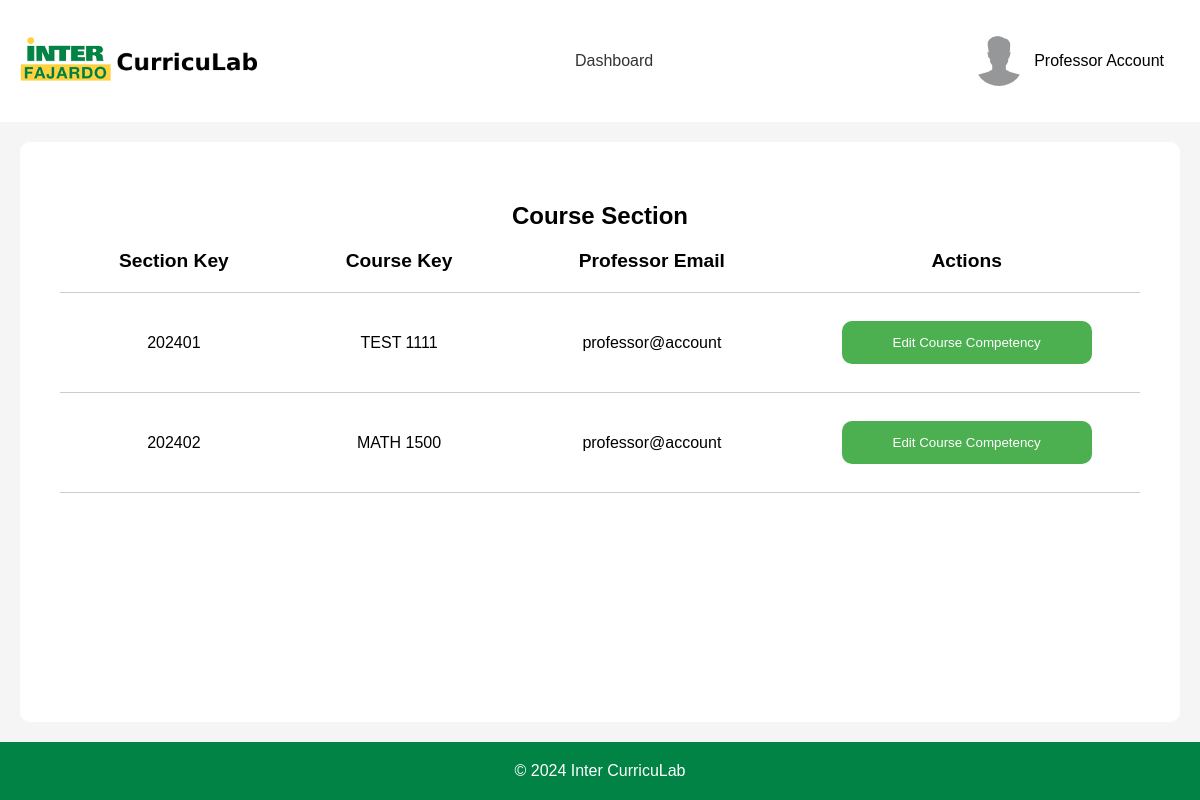
/templates/staffPages/profPage.php (signed in), run on an earlier commit of the app's database.
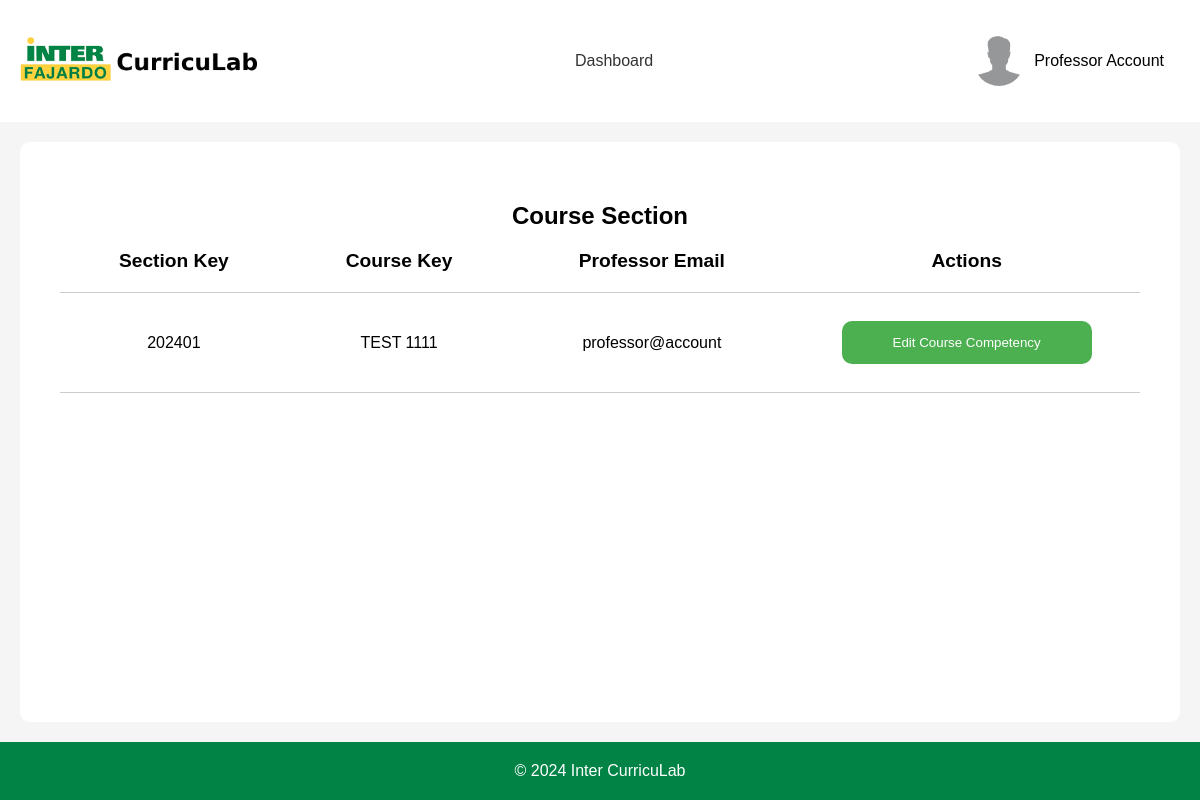
And on a later commit of the database.
### tables this page shows
CREATE TABLE "section" (
	"SectionID"	INTEGER NOT NULL UNIQUE,
	"SectionKey"	TEXT,
	"CourseKey"	TEXT,
	"ProfessorEmail"	TEXT,
	PRIMARY KEY("SectionID" AUTOINCREMENT)
);

### templates/staffPages/profPage.php (the view, shortened to what this page needs)
<?php
$config = require_once '../../backend/php/config.php';
if (!isset($_SESSION['email'])) {
    header('Location: ../index.php');
    exit;
} else {
    if ($config['db']['type'] === 'sqlite') {
        $db = new SQLite3($config['db']['sqlite']['path']);
    } elseif ($config['db']['type'] === 'mysql') {
        $dsn = "mysql:host={$config['db']['mysql']['host']};dbname={$config['db']['mysql']['dbname']}";
        $db = new PDO($dsn, $config['db']['mysql']['username'], $config['db']['mysql']['password']);
    }
}
?>
<!DOCTYPE html>
<html lang="en">
<head>
    <link rel="stylesheet" href="../../static/css/headerFooter.css">
    <link rel="stylesheet" href="../../static/css/profPage.css">
</head>
<body>
    <div id="headerNav">
        <div class="logo">
            <a href="#">
                <img src="../../static/img/inter-logo-full.png" alt="Inter CurricuLab">
            </a>
        </div>
        <nav>
            <a href="#">Dashboard</a>
        </nav>
        <div class="userBox">
            <button onclick="myFunction()" class="userDropdownButton">
                <img src="../../static/img/userProfile.jpg" alt="User" >
                <?php
                echo $_SESSION['firstName'] . ' ' . $_SESSION['lastName'];
                ?>
            </button>
        </div>
    </div>
    <div id="container">
        <div class="container-upperBox">
            <div class="courseTable">
                <h2>Course Section</h2>
                <table>
                    <tr>
                        <th>Section Key</th>
                        <th>Course Key</th>
                        <th>Professor Email</th>
                        <th>Actions</th>
                    </tr>
                    <?php
                    $professorEmail = $_SESSION['email'];
                    $stmt = $db->prepare('SELECT * FROM section WHERE ProfessorEmail = :email');
                    $stmt->bindValue(':email', $professorEmail, SQLITE3_TEXT);
                    $result = $stmt->execute();
                    while ($row = $result->fetchArray()) {
                        echo "<tr>";
                        echo "<td>" . $row['SectionKey'] . "</td>";
                        echo "<td>" . $row['CourseKey'] . "</td>";
                        echo "<td>" . $row['ProfessorEmail'] . "</td>";
                        ?>
                        <td>
                            <form method="POST" action="profCourseCompetency.php">
                                <button class="actionButtons" type="submit">Edit Course Competency</button>
                            </form>
                        </td>
                        <?php
                        echo "</tr>";
                    }
                    ?>
                </table>
            </div>
        </div>
    </div>
    <footer>
        <p>&copy; 2024 Inter CurricuLab</p>
    </footer>
</body>
</html>

What changed in the data, as far as the page shows it:
removed section: SectionKey "202402", CourseKey "MATH 1500", ProfessorEmail "professor@account"
